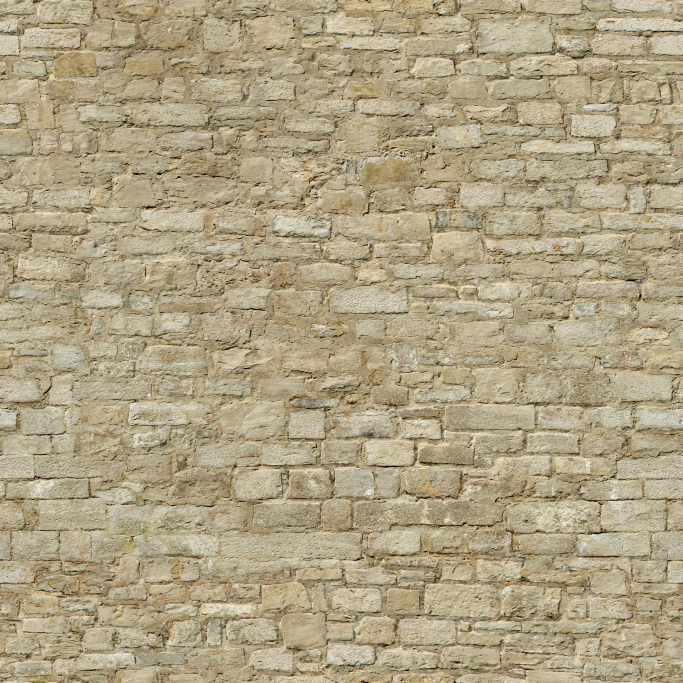
#> input picture images/Brick_wall_006_COLOR.jpg, 2048 x 2048 px (shown at 1/3 size)
$ python easyImages.py
#> lines starting #> are read from the running program, lines starting #| are printed output that depends on the picture
from PIL import Image
import cv2
import numpy as np

class easyImage:

    def __init__(self, path):
        self.path = path
        self.width = None
        self.height = None
        self.dtype = None
        self.shape = None
        self.img_layer = None

        self.values = {
            "PIL_image": None,
            "NP_image": None
        }

        self.openImage(path)

    def openImage(self, path):
#> called with path = './images/Brick_wall_006_COLOR.jpg'
        self.values["PIL_image"] = cv2.imread(self.path)
        self.values["NP_image"] = np.array(self.values["PIL_image"])
        im = self.values["NP_image"]
#> im is the input picture: shape (2048, 2048, 3); mean B, G, R 132.2, 162.8, 175.2
        self.dtype = im.dtype
        self.shape = im.shape
#> self.shape = (2048, 2048, 3)
        self.width = self.shape[0]
#> self.width = 2048
        self.height = self.shape[1]
#> self.height = 2048
        self.layer = self.shape[2]
#> self.layer = 3

    def trim_image(self, array, x, y, width, height):
#> called with x = 200, y = 200, width = 512, height = 512
        return array[y:y + height, x:x+width]
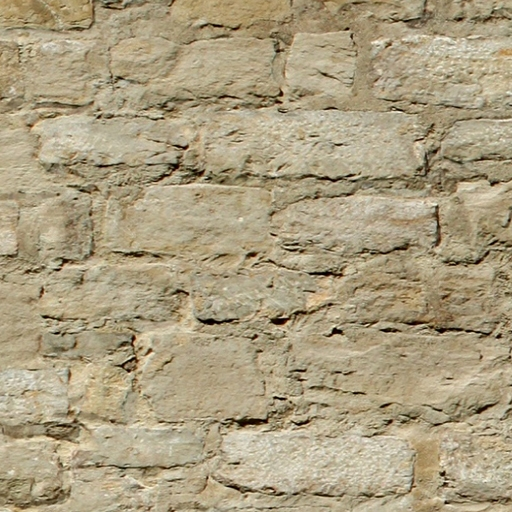
#> returned value: shape (512, 512, 3); mean of channels 0, 1, 2 128.1, 158.7, 171.7; drawn as B, G, R

    def show_image(self, img, name="Show Image"):
        cv2.imshow(name, img)
        cv2.waitKey(0)
        return cv2.destroyAllWindows()

    def __str__(self) -> str:
        return f" path: {self.path}\n w/h: {self.width}/{self.height}\n dtype: {self.dtype}\n layer: {self.layer}"


if __name__ == "__main__":
    img1 = easyImage("./images/Brick_wall_006_COLOR.jpg")
    print(img1)
    trimmed_img = img1.trim_image(img1.values["NP_image"], 200, 200, 512, 512)
    img1.show_image(trimmed_img)
